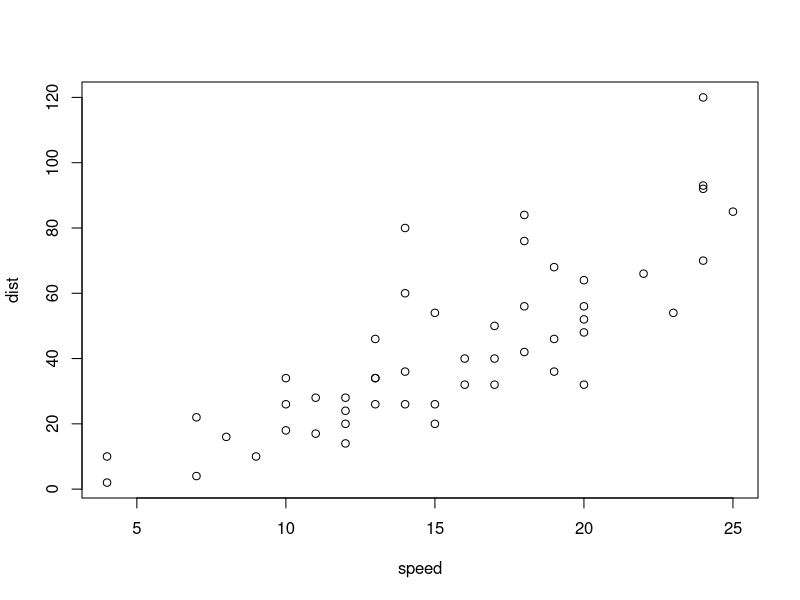
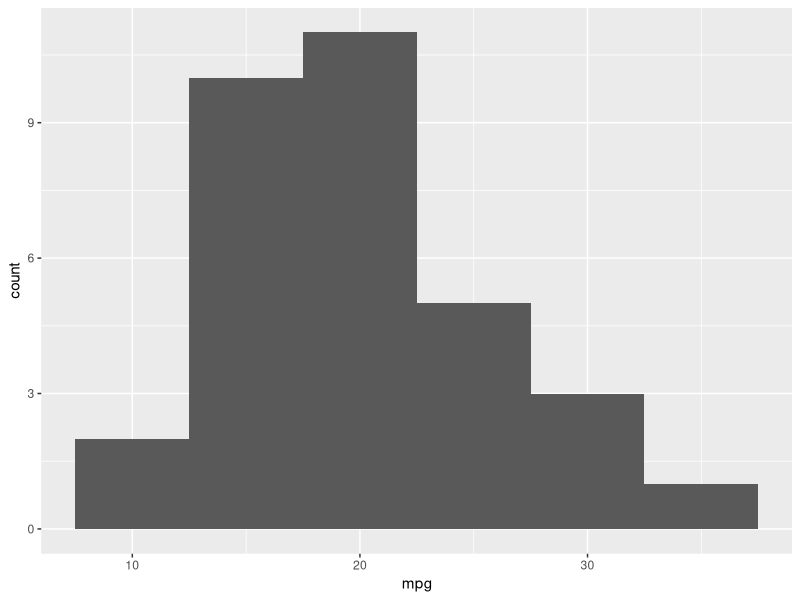
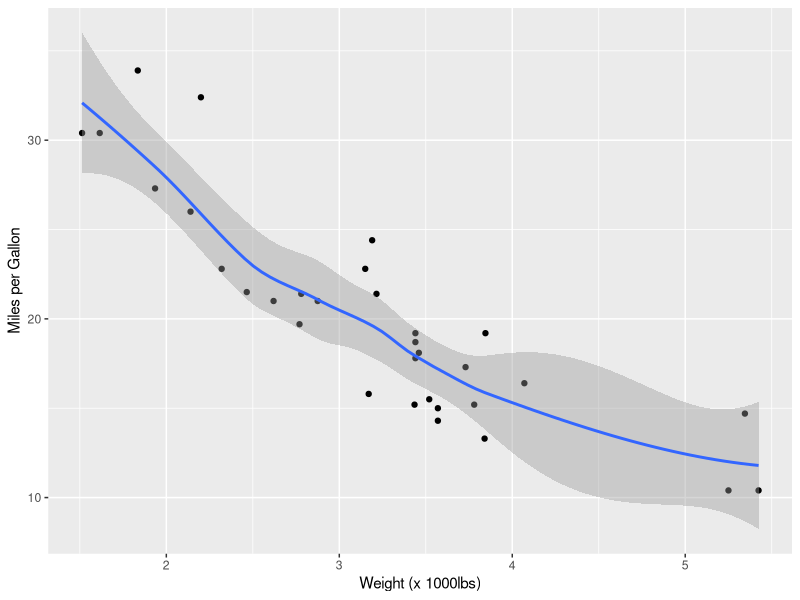

The R script that drew these images, in order:
## ---- chunk 1
knitr::opts_chunk$set(message = FALSE) # this tells r to not print messages for all of our subsequent chunks. This can be handy for very annoying packages that have loading messages

# set up directory if not using github/project

#load all the libraries that you use a lot
library(tidyverse)
## ---- chunk 2
plot(cars)
## ---- chunk 3
mtcars <- mutate(mtcars,cyl=factor(cyl,ordered=TRUE,levels=c(4,6,8)))
ggplot(mtcars,aes(x=mpg)) + geom_histogram(binwidth=5)

my_scatplot <- ggplot(mtcars,aes(x=wt,y=mpg)) + geom_point()
my_scatplot + xlab('Weight (x 1000lbs)') + ylab('Miles per Gallon') + geom_smooth()
